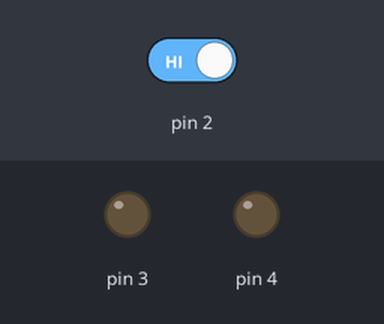
Simulated run of this sketch. Board: Arduino Uno, built with avr-gcc and run on an emulated ATmega328P. Parts: output pins drawn as LEDs (lit = HIGH). Inputs (shaded band) come from the test bench; at power-on: pin 2 HIGH.

Above: at 2.8 s.
2.9 s: pin 2 driven LOW
At 3.4 s:
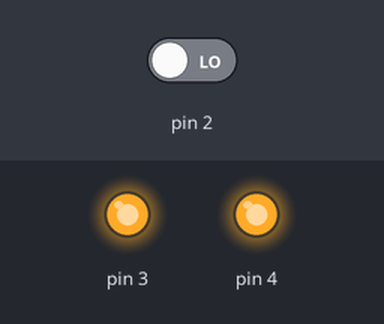
4.5 s: pin 2 driven HIGH
At 6.2 s:
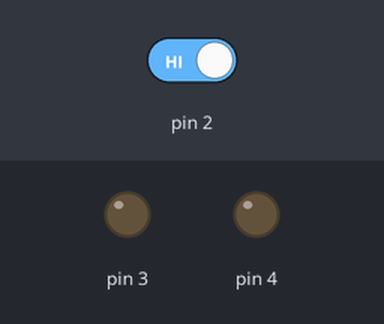
Timing chart, 0 to 7.7 s (numbered marks = the images above; inputs shaded):
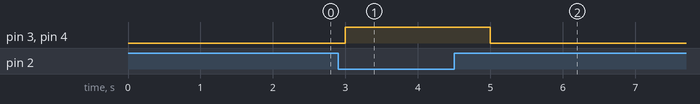

Measured:
- after the input at 2.9 s, pin 3, pin 4: LOW → HIGH after 0.10 s
- after the input at 4.5 s, pin 3, pin 4: HIGH → LOW after 0.50 s

The sketch:

2022.04.23diankong.ino
```cpp
void setup() {
  // put your setup code here, to run once:
pinMode(2,INPUT);
pinMode(3,OUTPUT);
pinMode(4,OUTPUT);

}

void loop() {
  // put your main code here, to run repeatedly:
if (digitalRead(2)==false) //按钮
{
  digitalWrite(3,HIGH); //任意器件
  digitalWrite(4,HIGH);
  delay(1000);
  }else
  {
    digitalWrite(3,LOW);
    digitalWrite(4,LOW);
    delay(1000);
    }
}
```
